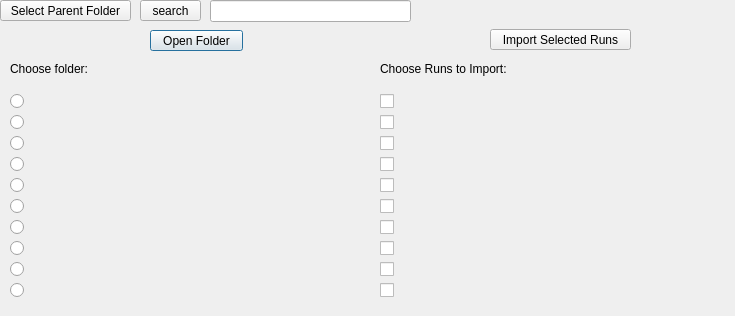
<?xml version="1.0" encoding="UTF-8"?>
<ui version="4.0">
 <class>SearchFolderDialog</class>
 <widget class="QDialog" name="SearchFolderDialog">
  <property name="geometry">
   <rect>
    <x>0</x>
    <y>0</y>
    <width>735</width>
    <height>316</height>
   </rect>
  </property>
  <property name="windowTitle">
   <string>Dialog</string>
  </property>
  <widget class="QPushButton" name="FolderPushButton">
   <property name="geometry">
    <rect>
     <x>150</x>
     <y>30</y>
     <width>93</width>
     <height>21</height>
    </rect>
   </property>
   <property name="text">
    <string>Open Folder</string>
   </property>
  </widget>
  <widget class="QPushButton" name="PathlistPushButton">
   <property name="geometry">
    <rect>
     <x>490</x>
     <y>29</y>
     <width>141</width>
     <height>21</height>
    </rect>
   </property>
   <property name="text">
    <string>Import Selected Runs</string>
   </property>
  </widget>
  <widget class="QWidget" name="verticalLayoutWidget_3">
   <property name="geometry">
    <rect>
     <x>10</x>
     <y>50</y>
     <width>351</width>
     <height>248</height>
    </rect>
   </property>
   <layout class="QVBoxLayout" name="verticalLayout">
    <item>
     <widget class="QLabel" name="label_13">
      <property name="text">
       <string>Choose folder:</string>
      </property>
     </widget>
    </item>
    <item>
     <widget class="QRadioButton" name="TechTypeRadioButton_0">
      <property name="text">
       <string/>
      </property>
      <attribute name="buttonGroup">
       <string notr="true">FoldersButtonGroup</string>
      </attribute>
     </widget>
    </item>
    <item>
     <widget class="QRadioButton" name="TechTypeRadioButton_1">
      <property name="text">
       <string/>
      </property>
      <attribute name="buttonGroup">
       <string notr="true">FoldersButtonGroup</string>
      </attribute>
     </widget>
    </item>
    <item>
     <widget class="QRadioButton" name="TechTypeRadioButton_2">
      <property name="text">
       <string/>
      </property>
      <attribute name="buttonGroup">
       <string notr="true">FoldersButtonGroup</string>
      </attribute>
     </widget>
    </item>
    <item>
     <widget class="QRadioButton" name="TechTypeRadioButton_3">
      <property name="text">
       <string/>
      </property>
      <attribute name="buttonGroup">
       <string notr="true">FoldersButtonGroup</string>
      </attribute>
     </widget>
    </item>
    <item>
     <widget class="QRadioButton" name="TechTypeRadioButton_4">
      <property name="text">
       <string/>
      </property>
      <attribute name="buttonGroup">
       <string notr="true">FoldersButtonGroup</string>
      </attribute>
     </widget>
    </item>
    <item>
     <widget class="QRadioButton" name="TechTypeRadioButton_5">
      <property name="text">
       <string/>
      </property>
      <attribute name="buttonGroup">
       <string notr="true">FoldersButtonGroup</string>
      </attribute>
     </widget>
    </item>
    <item>
     <widget class="QRadioButton" name="TechTypeRadioButton_6">
      <property name="text">
       <string/>
      </property>
      <attribute name="buttonGroup">
       <string notr="true">FoldersButtonGroup</string>
      </attribute>
     </widget>
    </item>
    <item>
     <widget class="QRadioButton" name="TechTypeRadioButton_7">
      <property name="text">
       <string/>
      </property>
      <attribute name="buttonGroup">
       <string notr="true">FoldersButtonGroup</string>
      </attribute>
     </widget>
    </item>
    <item>
     <widget class="QRadioButton" name="TechTypeRadioButton_8">
      <property name="text">
       <string/>
      </property>
      <attribute name="buttonGroup">
       <string notr="true">FoldersButtonGroup</string>
      </attribute>
     </widget>
    </item>
    <item>
     <widget class="QRadioButton" name="TechTypeRadioButton_9">
      <property name="text">
       <string/>
      </property>
      <attribute name="buttonGroup">
       <string notr="true">FoldersButtonGroup</string>
      </attribute>
     </widget>
    </item>
   </layout>
  </widget>
  <widget class="QWidget" name="verticalLayoutWidget">
   <property name="geometry">
    <rect>
     <x>380</x>
     <y>50</y>
     <width>351</width>
     <height>248</height>
    </rect>
   </property>
   <layout class="QVBoxLayout" name="verticalLayout_2">
    <item>
     <widget class="QLabel" name="label_14">
      <property name="text">
       <string>Choose Runs to Import:</string>
      </property>
     </widget>
    </item>
    <item>
     <widget class="QCheckBox" name="CheckBox_0">
      <property name="text">
       <string/>
      </property>
     </widget>
    </item>
    <item>
     <widget class="QCheckBox" name="CheckBox_1">
      <property name="text">
       <string/>
      </property>
     </widget>
    </item>
    <item>
     <widget class="QCheckBox" name="CheckBox_2">
      <property name="text">
       <string/>
      </property>
     </widget>
    </item>
    <item>
     <widget class="QCheckBox" name="CheckBox_3">
      <property name="text">
       <string/>
      </property>
     </widget>
    </item>
    <item>
     <widget class="QCheckBox" name="CheckBox_4">
      <property name="text">
       <string/>
      </property>
     </widget>
    </item>
    <item>
     <widget class="QCheckBox" name="CheckBox_5">
      <property name="text">
       <string/>
      </property>
     </widget>
    </item>
    <item>
     <widget class="QCheckBox" name="CheckBox_6">
      <property name="text">
       <string/>
      </property>
     </widget>
    </item>
    <item>
     <widget class="QCheckBox" name="CheckBox_7">
      <property name="text">
       <string/>
      </property>
     </widget>
    </item>
    <item>
     <widget class="QCheckBox" name="CheckBox_8">
      <property name="text">
       <string/>
      </property>
     </widget>
    </item>
    <item>
     <widget class="QCheckBox" name="CheckBox_9">
      <property name="text">
       <string/>
      </property>
     </widget>
    </item>
   </layout>
  </widget>
  <widget class="QPushButton" name="SearchPushButton">
   <property name="geometry">
    <rect>
     <x>140</x>
     <y>0</y>
     <width>61</width>
     <height>21</height>
    </rect>
   </property>
   <property name="text">
    <string>search</string>
   </property>
  </widget>
  <widget class="QPushButton" name="ParentFolderPushButton">
   <property name="geometry">
    <rect>
     <x>0</x>
     <y>0</y>
     <width>131</width>
     <height>21</height>
    </rect>
   </property>
   <property name="text">
    <string>Select Parent Folder</string>
   </property>
  </widget>
  <widget class="QLineEdit" name="SearchLineEdit">
   <property name="geometry">
    <rect>
     <x>210</x>
     <y>0</y>
     <width>201</width>
     <height>22</height>
    </rect>
   </property>
  </widget>
 </widget>
 <resources/>
 <connections/>
 <buttongroups>
  <buttongroup name="FoldersButtonGroup"/>
 </buttongroups>
</ui>
